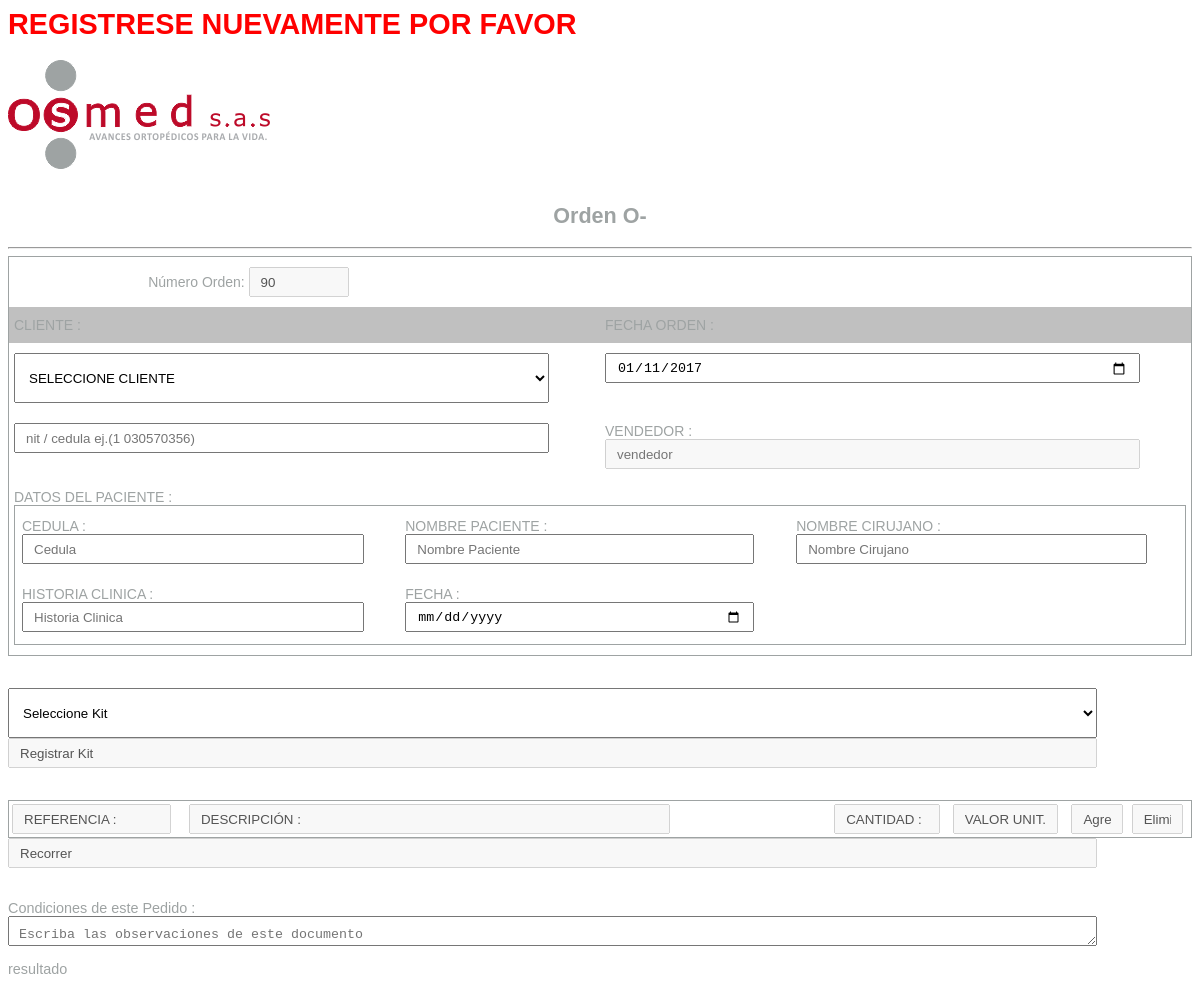
The app's page /php/registropedidoinv.php, older data.
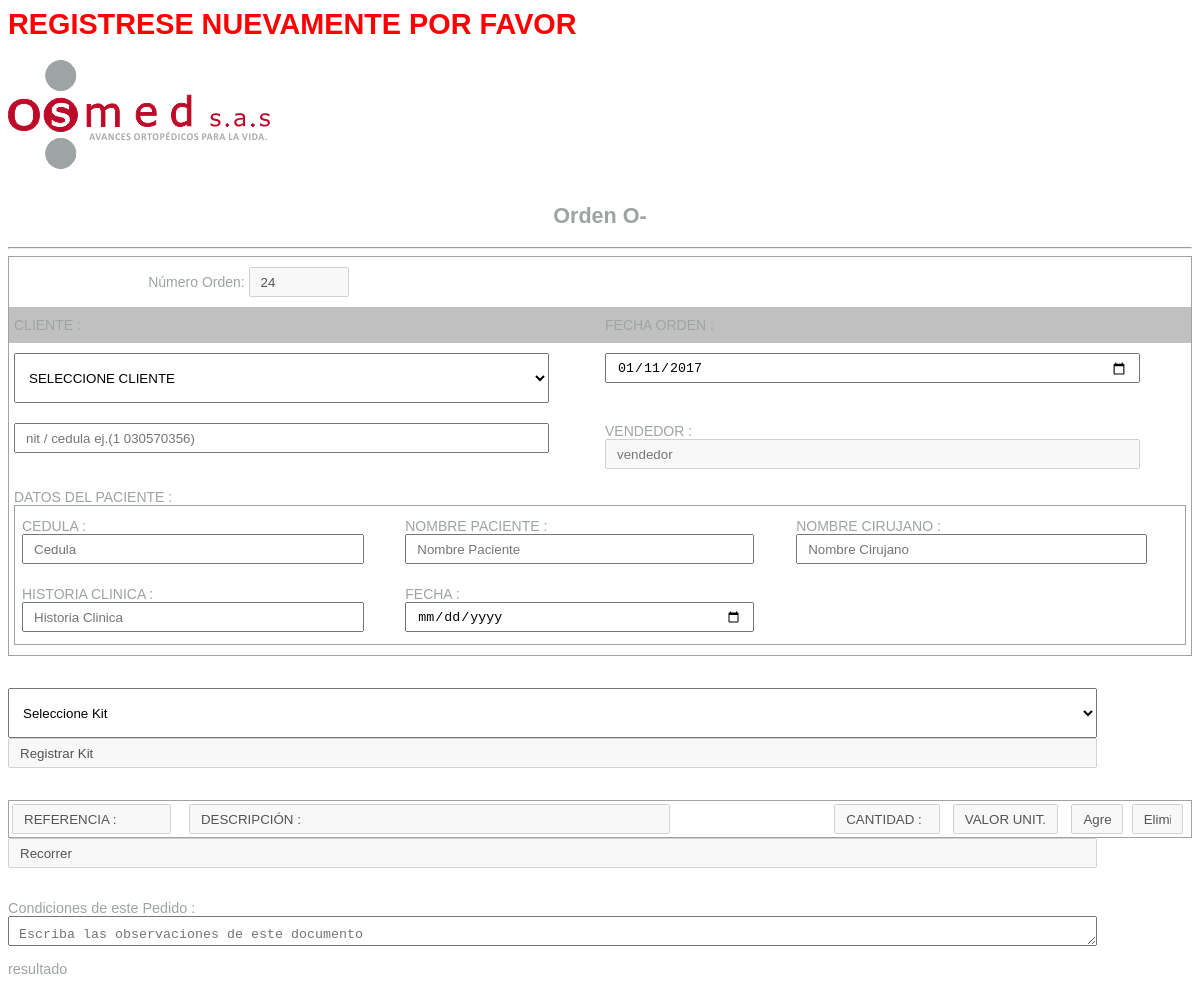
The same page, newer data.
### tables this page shows
CREATE TABLE `remision` (
  `idremision` int(15) NOT NULL auto_increment,
  `idsalida` int(15) NOT NULL,
  `idbodega` int(15) NOT NULL,
  `idpaciente` int(15) NOT NULL,
  `idusuario` int(15) NOT NULL,
  `idclientes` int(15) NOT NULL,
  `fecha` varchar(15) NOT NULL,
  `subtotal` int(15) NOT NULL,
  `iva` int(15) NOT NULL,
  `descuento` int(15) NOT NULL,
  `fletes` int(15) NOT NULL,
  `estado` varchar(15) NOT NULL,
  `retefuente` varchar(15) NOT NULL,
  `total` int(15) NOT NULL,
  `documento` varchar(20) NOT NULL,
  `observacioneliminado` varchar(250) default NULL,
  PRIMARY KEY  (`idremision`),
  KEY `idsalida` (`idsalida`),
  KEY `idbodega` (`idbodega`,`idpaciente`,`idusuario`,`idclientes`),
  KEY `idusuario` (`idusuario`),
  KEY `idclientes` (`idclientes`),
  KEY `idpaciente` (`idpaciente`)
);

### php/registropedidoinv.php (the view, shortened to what this page needs)
<?php
$ns = $_SESSION['id'];
$hoy = date("Y-m-d");
if($ns==''){
	echo '<div id="vencimiento1" class="si"><h1>REGISTRESE NUEVAMENTE POR FAVOR</h1></div>';
}
include_once "conexion.php";
$conexion= conexion();
$bill_remision = mysqli_query($conexion,"SELECT * FROM  `remision` WHERE  `documento` LIKE  'O%' ORDER BY  `remision`.`idremision` DESC ") or die(mysqli_error($conexion));
$rowremision = $bill_remision->fetch_assoc();
$documento = $rowremision['documento'];
$numdoc = substr($documento, 1)+1;
?>
<section id="encabezado">
		<div id="logo">
			<a href="../html/profile"><img src="../imagenes/logo.png"></a>
		</div>
	</section>
<form method="post" action="">
<br>
<center><h2>Orden O-</h2></center><hr>
<table class="tg">
  <tr>
    <th class="tg-031e" colspan="5">
		<div id="numeroremision"><label>Número Orden: </label><?php echo '<input type="text" name="idremision" id="idremision" value="'.$numdoc.'" disabled>';?></div>
    </th>
  </tr>
  <tr>
    <td class="tg-le8v" colspan="2">CLIENTE :</td>
    <td class="tg-le8v" colspan="3">FECHA ORDEN :</td>
  </tr>
  <td class="tg-yw4l" colspan="2">
    	<select name="nombre_cliente" id="nombre_cliente">
    		<option value="">SELECCIONE CLIENTE</option>
    	</select>
    <td class="tg-yw4l" colspan="3"><?php echo '<input type="date" name="fecha_remision" id="fecha_remision" value="'.$hoy.'">'; ?></td>
  <tr>
    <td class="tg-yw4l" colspan="2"><input type="text" name="nit_cliente" id="nit_cliente" onblur="buscarCedula('nit_cliente')" placeholder="nit / cedula ej.(1 030570356)"></td>
    <td class="tg-yw4l" width="50%"><label>VENDEDOR :</label><input type="text" name="vendedor" id="vendedor" placeholder="vendedor" value="<?php echo $ns;?>" disabled></td>
  </tr>
  <tr>
    <td class="tg-yw4l" colspan="4" rowspan="2"><label>DATOS DEL PACIENTE :</label>
    	<table class="datos">
    		<tr>
    			<td><label>CEDULA :</label><input name="datosPaCed" id="datosPaCed" placeholder="Cedula"></td>
    			<td><label>NOMBRE PACIENTE :</label><input name="datosPaNPa" id="datosPaNPa" placeholder="Nombre Paciente"></td>
    			<td><label>NOMBRE CIRUJANO :</label><input name="datosPaNCi" id="datosPaNCi" placeholder="Nombre Cirujano"></td>
    		</tr>
    		<tr>
    			<td><label>HISTORIA CLINICA :</label> <input name="datosPaHis" id="datosPaHis" placeholder="Historia Clinica"></td>
    			<td><label>FECHA :</label><input type="date" name="datosPaFec" id="datosPaFec" placeholder="Fecha Cirujia"></td>
    			<td></td>
    		</tr>
    	</table>
    </td>
  </tr>
</table>
<br><br>
<select name="skit" id="skit">
	<option value="">Seleccione Kit</option>
</select>
<div id="rkit"><input value="Registrar Kit" disabled></div>
<br><br>
<table id="productos">
	<tr>
		<td width="15%"><input name="ref" id="ref" value="REFERENCIA :" disabled></td>
		<td><input name="nom" id="nom" VALUE="DESCRIPCIÓN :"disabled></td>
		<td width="10%"><input type="hidden" name="cant" id="cant" VALUE="CANTIDAD :"disabled></td>
		<td width="10%"><input name="cant" id="cant" VALUE="CANTIDAD :"disabled></td>
		<td width="10%"><input name="precio" id="precio" VALUE="VALOR UNIT. :"disabled></td>
		<td width="5%"><div id="mas"><input value="Agregar" disabled></div></td>
		<td width="5%"><div id="menos"><input value="Eliminar" disabled></div></td>
	</tr>
</table>
<div id="recorrido"><td width="5%"><div id="btnRecorrer"><input value="Recorrer" disabled></div></td></div>
<br><br>
<label>Condiciones de este Pedido :</label><br><textarea id="observaciones" placeholder="Escriba las observaciones de este documento"></textarea>
</form>
<div id="resultado1">resultado</div>
</body>
</html>

Row changes from the older to the newer data that the page shows:
no longer on this page (row edited): remision: idremision "90"
added remision: idremision "24"
